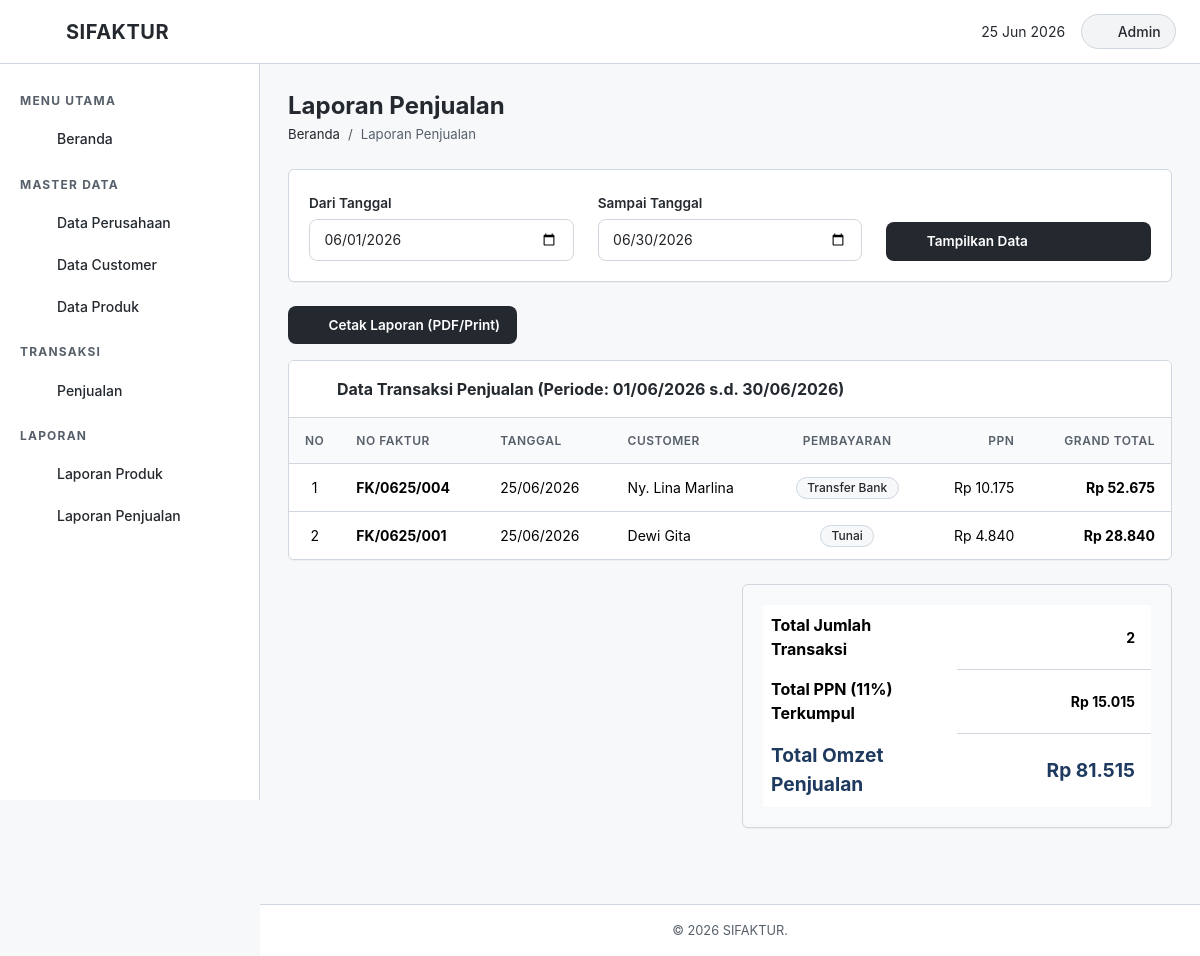
/laporan/penjualan.php, run on the app's committed database.
### tables this page shows
CREATE TABLE `faktur` (
  `id_faktur` int(11) NOT NULL AUTO_INCREMENT,
  `no_faktur` varchar(50) NOT NULL,
  `tgl_faktur` date NOT NULL,
  `due_date` date DEFAULT NULL,
  `metode_bayar` varchar(50) DEFAULT NULL,
  `ppn` decimal(15,2) NOT NULL DEFAULT 0.00,
  `dp` decimal(15,2) NOT NULL DEFAULT 0.00,
  `grand_total` decimal(15,2) NOT NULL DEFAULT 0.00,
  `user` varchar(100) DEFAULT NULL,
  `id_customer` int(11) NOT NULL,
  `id_perusahaan` int(11) NOT NULL,
  `created_at` timestamp NOT NULL DEFAULT current_timestamp(),
  PRIMARY KEY (`id_faktur`),
  UNIQUE KEY `uq_no_faktur` (`no_faktur`),
  KEY `idx_faktur_customer` (`id_customer`),
  KEY `idx_faktur_perusahaan` (`id_perusahaan`),
  CONSTRAINT `fk_faktur_customer` FOREIGN KEY (`id_customer`) REFERENCES `customer` (`id_customer`) ON UPDATE CASCADE,
  CONSTRAINT `fk_faktur_perusahaan` FOREIGN KEY (`id_perusahaan`) REFERENCES `perusahaan` (`id_perusahaan`) ON UPDATE CASCADE
);

CREATE TABLE `customer` (
  `id_customer` int(11) NOT NULL AUTO_INCREMENT,
  `nama_customer` varchar(150) NOT NULL,
  `perusahaan_cust` varchar(150) DEFAULT NULL,
  `alamat` varchar(255) DEFAULT NULL,
  PRIMARY KEY (`id_customer`)
);

### laporan/penjualan.php (the view, shortened to what this page needs)
<?php
require_once dirname(__DIR__) . '/config/koneksi.php';
$start_date = $_GET['start_date'] ?? date('Y-m-01');
$end_date = $_GET['end_date'] ?? date('Y-m-t');
$query = "SELECT f.*, c.nama_customer
          FROM faktur f
          JOIN customer c ON f.id_customer = c.id_customer
          WHERE f.tgl_faktur BETWEEN ? AND ?
          ORDER BY f.tgl_faktur DESC, f.id_faktur DESC";
$stmt = $conn->prepare($query);
$stmt->bind_param('ss', $start_date, $end_date);
$stmt->execute();
$result = $stmt->get_result();
include dirname(__DIR__) . '/includes/header.php';
include dirname(__DIR__) . '/includes/sidebar.php';
?>
<div class="page-header">
    <h2> Laporan Penjualan</h2>
    <nav aria-label="breadcrumb">
        <ol class="breadcrumb">
            <li class="breadcrumb-item"><a href="<?php echo $base_url; ?>/index.php">Beranda</a></li>
            <li class="breadcrumb-item active">Laporan Penjualan</li>
        </ol>
    </nav>
</div>
<div class="content-card mb-4">
    <div class="card-body">
        <form method="GET" action="" class="row align-items-end">
            <div class="col-md-4 mb-3 mb-md-0">
                <label for="start_date" class="form-label">Dari Tanggal</label>
                <input type="date" class="form-control" id="start_date" name="start_date" value="<?php echo htmlspecialchars($start_date); ?>">
            </div>
            <div class="col-md-4 mb-3 mb-md-0">
                <label for="end_date" class="form-label">Sampai Tanggal</label>
                <input type="date" class="form-control" id="end_date" name="end_date" value="<?php echo htmlspecialchars($end_date); ?>">
            </div>
            <div class="col-md-4">
                <button type="submit" class="btn btn-primary-custom w-100">
                    <i class="fa-solid fa-magnifying-glass"></i> Tampilkan Data
                </button>
            </div>
        </form>
    </div>
</div>
<div class="mb-3">
    <a href="cetak_penjualan.php?start_date=<?php echo $start_date; ?>&end_date=<?php echo $end_date; ?>" target="_blank" class="btn btn-success-custom">
        <i class="fa-solid fa-print"></i> Cetak Laporan (PDF/Print)
    </a>
</div>
<div class="content-card">
    <div class="card-header-custom">
        <i class="fa-solid fa-receipt"></i> Data Transaksi Penjualan (Periode: <?php echo date('d/m/Y', strtotime($start_date)) . ' s.d. ' . date('d/m/Y', strtotime($end_date)); ?>)
    </div>
    <div class="card-body p-0">
        <div class="table-wrapper">
            <table class="table">
                <thead>
                    <tr>
                        <th style="width:50px;" class="text-center">No</th>
                        <th>No Faktur</th>
                        <th>Tanggal</th>
                        <th>Customer</th>
                        <th class="text-center">Pembayaran</th>
                        <th class="text-end">PPN</th>
                        <th class="text-end">Grand Total</th>
                    </tr>
                </thead>
                <tbody>
                    <?php
                    if ($result && $result->num_rows > 0):
                        $no = 1;
                        $total_ppn = 0;
                        $total_grand = 0;
                        while ($row = $result->fetch_assoc()):
                            $total_ppn += $row['ppn'];
                            $total_grand += $row['grand_total'];
                    ?>
                        <tr>
                            <td class="text-center"><?php echo $no++; ?></td>
                            <td><strong><?php echo htmlspecialchars($row['no_faktur']); ?></strong></td>
                            <td><?php echo date('d/m/Y', strtotime($row['tgl_faktur'])); ?></td>
                            <td><?php echo htmlspecialchars($row['nama_customer']); ?></td>
                            <td class="text-center">
                                <span class="badge bg-<?php echo ($row['metode_bayar'] === 'Tunai') ? 'success' : 'primary'; ?> badge-status">
                                    <?php echo htmlspecialchars($row['metode_bayar']); ?>
                                </span>
                            </td>
                            <td class="text-end">Rp <?php echo number_format($row['ppn'], 0, ',', '.'); ?></td>
                            <td class="text-end"><strong>Rp <?php echo number_format($row['grand_total'], 0, ',', '.'); ?></strong></td>
                        </tr>
                    <?php endwhile; ?>
                    <?php endif; ?>
                </tbody>
            </table>
        </div>
    </div>
</div>
<div class="row mt-4 mb-4">
    <div class="col-md-6 offset-md-6">
        <div class="content-card bg-light">
            <div class="card-body">
                <table class="table table-borderless mb-0">
                    <tr>
                        <th style="width:50%;">Total Jumlah Transaksi</th>
                        <td class="text-end"><strong><?php echo isset($no) ? $no - 1 : 0; ?></strong></td>
                    </tr>
                    <tr>
                        <th>Total PPN (11%) Terkumpul</th>
                        <td class="text-end"><strong>Rp <?php echo isset($total_ppn) ? number_format($total_ppn, 0, ',', '.') : 0; ?></strong></td>
                    </tr>
                    <tr>
                        <th style="font-size:1.2rem; color:#1e3a5f;">Total Omzet Penjualan</th>
                        <td class="text-end" style="font-size:1.2rem; color:#1e3a5f;"><strong>Rp <?php echo isset($total_grand) ? number_format($total_grand, 0, ',', '.') : 0; ?></strong></td>
                    </tr>
                </table>
            </div>
        </div>
    </div>
</div>
<?php include dirname(__DIR__) . '/includes/footer.php'; ?>

### assets/css/style.css (style rules this page uses)
:root { --primary: #24292f; --primary-light: #57606a; --primary-dark: #000000; --accent: #24292f; --accent-light: #d0d7de; --success: #24292f; --warning: #24292f; --danger: #24292f; --info: #24292f; --bg-body: #f6f8fa; --bg-card: #ffffff; --bg-sidebar: #ffffff; --bg-header: #ffffff; --text-dark: #24292f; --text-muted: #57606a; --text-light: #ffffff; --border-color: #d0d7de; --shadow-sm: 0 1px 0 rgba(27,31,36,0.04); --shadow-md: 0 3px 6px rgba(140,148,157,0.14); --shadow-lg: 0 8px 24px rgba(140,148,157,0.14); --radius: 6px; --radius-lg: 6px; --transition: all 0.25s cubic-bezier(0.4, 0, 0.2, 1); --sidebar-width: 260px; --header-height: 64px; --font-family: 'Geist', -apple-system, BlinkMacSystemFont, 'Segoe UI', Helvetica, Arial, sans-serif, 'Apple Color Emoji', 'Segoe UI Emoji'; }
* { margin: 0; padding: 0; box-sizing: border-box; }
body { font-family: var(--font-family); background-color: var(--bg-body); color: var(--text-dark); min-height: 100vh; display: flex; flex-direction: column; overflow-x: hidden; }
a { text-decoration: none; color: inherit; transition: var(--transition); }
.page-header { margin-bottom: 1.5rem; }
.page-header h2 { font-size: 1.5rem; font-weight: 700; color: var(--primary); margin-bottom: 0.25rem; }
.page-header .breadcrumb { background: none; padding: 0; margin: 0; font-size: 0.825rem; }
.page-header .breadcrumb-item a { color: var(--primary); }
.page-header .breadcrumb-item.active { color: var(--text-muted); }
.content-card { background: var(--bg-card); border-radius: var(--radius-lg); box-shadow: var(--shadow-sm); border: 1px solid var(--border-color); margin-bottom: 1.5rem; overflow: hidden; }
.content-card .card-header-custom { background: var(--bg-card); color: var(--text-dark); border-bottom: 1px solid var(--border-color); padding: 1rem 1.25rem; font-weight: 700; font-size: 1rem; display: flex; align-items: center; gap: 0.5rem; }
.content-card .card-header-custom i { color: var(--primary); }
.content-card .card-body { padding: 1.25rem; }
.table-wrapper { overflow-x: auto; }
.table { margin-bottom: 0; }
.table thead th { background: #f9fafb; color: var(--text-muted); font-weight: 600; font-size: 0.75rem; text-transform: uppercase; letter-spacing: 0.5px; border-bottom: 1px solid var(--border-color); border-top: none; padding: 0.85rem 1rem; white-space: nowrap; vertical-align: middle; }
.table tbody td { font-size: 0.875rem; padding: 0.75rem 1rem; vertical-align: middle; border-bottom: 1px solid var(--border-color); }
.table tbody tr { transition: var(--transition); }
.table tbody tr:last-child td { border-bottom: none; }
.btn { font-size: 0.85rem; font-weight: 600; border-radius: 0.5rem; padding: 0.5rem 1rem; transition: var(--transition); display: inline-flex; align-items: center; gap: 0.4rem; }
.btn-primary-custom, .btn-success-custom { background: #24292f; color: #ffffff; border: 1px solid rgba(27, 31, 36, 0.15); }
.form-control, .form-select { border: 1.5px solid var(--border-color); border-radius: 0.5rem; padding: 0.6rem 0.9rem; font-size: 0.875rem; transition: var(--transition); }
.form-label { font-weight: 600; font-size: 0.85rem; color: var(--text-dark); margin-bottom: 0.35rem; }
.badge-status { padding: 0.25rem 0.65rem; border-radius: 20px; font-size: 0.75rem; font-weight: 500; background: #f6f8fa !important; color: #24292f !important; border: 1px solid #d0d7de; }

### data on the page
faktur: no_faktur "FK/0625/004", tgl_faktur "25/06/2026", id_customer.nama_customer "Ny. Lina Marlina", metode_bayar "Transfer Bank", ppn "10.175", grand_total "52.675"
faktur: no_faktur "FK/0625/001", tgl_faktur "25/06/2026", id_customer.nama_customer "Dewi Gita", metode_bayar "Tunai", ppn "4.840", grand_total "28.840"

### other printed values
date('d/m/Y', strtotime($start_date)) "01/06/2026"
date('d/m/Y', strtotime($end_date)) "30/06/2026"
$no - 1 "2"
$total_ppn "15.015"
$total_grand "81.515"
